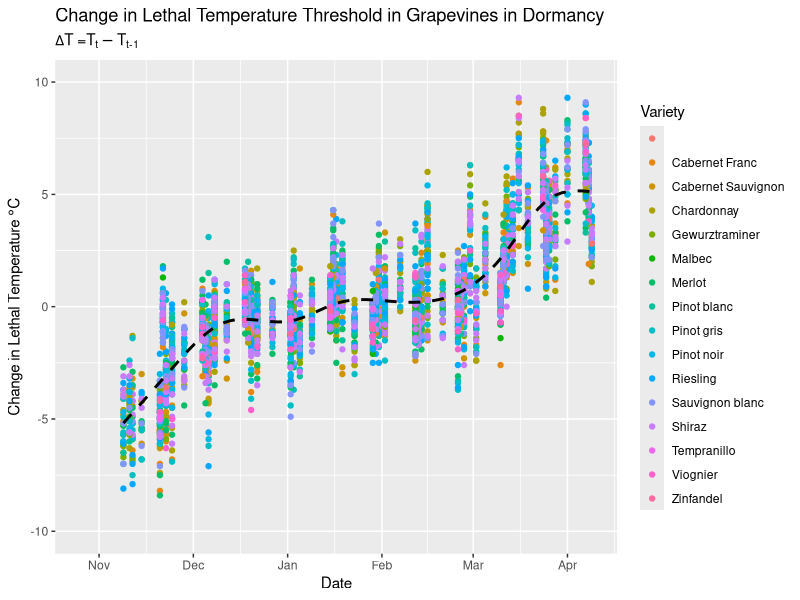
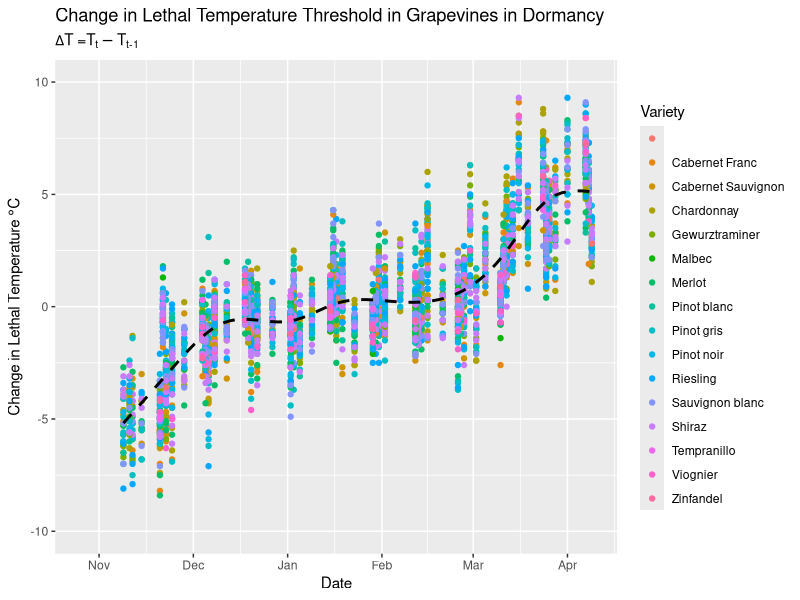

Recreate these plots in R, in order.
# plotting the change in hardiness between 
library(ggplot2)
library(dplyr)

# load data

# plot hardiness and hardiness pct_chg on same graph per season
# differentiate variety with colors and site with shapes
# ggplot aes() object specs https://ggplot2.tidyverse.org/articles/ggplot2-specs.html 

# setting wd to ./viz to adhere to analogue to ML wd
setwd("c:/users/adamf/onedrive/documents/code/hardiness/viz")

hardiness <- read.csv("../data/model_train.csv")

# changing datetime to be the correct type
hardiness$datetime <- as.Date(hardiness$datetime, format = "%Y-%m-%d")


ggplot(hardiness, aes(days_since_aug_1, hardiness_delta)) + 
geom_point(aes(color = variety)) +
ylim(-10, 10) +
labs(title = "Change in Lethal Temperature Threshold in Grapevines in Dormancy",
subtitle = expression(Delta * "T =" * "T"["t"] - "T"["t-1"]),
y = expression("Change in Lethal Temperature " * degree * "C"),
x = "Date",
colour = "Variety") +
geom_smooth(color = "black", linetype = "dashed", se = FALSE) +
scale_x_continuous(breaks = c(91, 122, 153, 184, 214, 245),
labels = c("Nov", "Dec", "Jan", "Feb", "Mar", "Apr")) # Nov, Dec, Jan, Feb, Mar, Apr

ggsave(paste0("hardiness_delta/", "hardiness_delta_all", ".png"))
